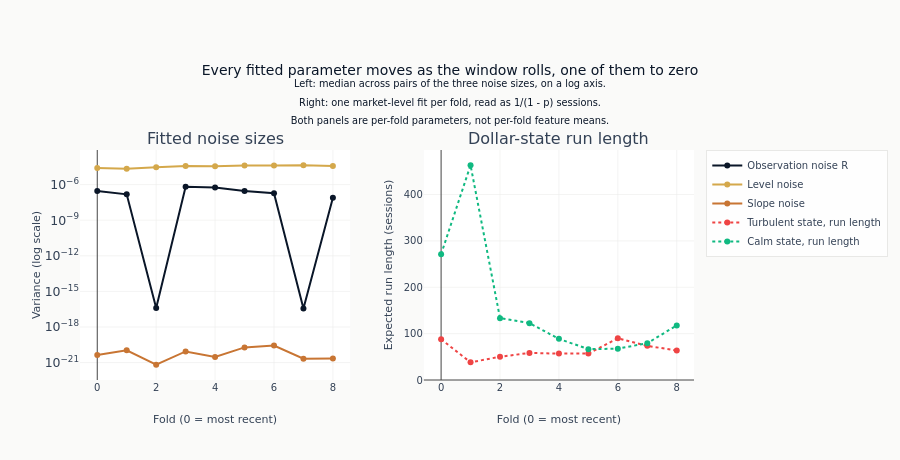

This figure's notebook cell:
### Markdown cell above
The two panels carry different units, so each axis is set on its own. The left one is
labelled in powers of ten rather than in the SI prefixes plotly reaches for by default,
which would render $10^{-6}$ as "1u" - a unit on an axis whose quantity is a variance and
has none.

### Code cell
fig.update_yaxes(
    title_text="Variance (log scale)",
    type="log",
    exponentformat="power",
    row=1,
    col=1,
)
fig.update_yaxes(title_text="Expected run length (sessions)", rangemode="tozero", row=1, col=2)
fig.update_xaxes(title_text="Fold (0 = most recent)", row=1, col=1)
fig.update_xaxes(title_text="Fold (0 = most recent)", row=1, col=2)
fig.update_layout(
    title=(
        "Every fitted parameter moves as the window rolls, one of them to zero"
        "<br><sup>Left: median across pairs of the three noise sizes, on a log axis."
        "<br>Right: one market-level fit per fold, read as 1/(1 - p) sessions."
        "<br>Both panels are per-fold parameters, not per-fold feature means.</sup>"
    ),
    height=460,
    margin={"t": 150},
)
show_plotly_with_alt(
    fig,
    "Two panels against fold number, with fold zero the most recent. On the left, the "
    "three fitted state-space noise sizes on a logarithmic axis: the level noise is the "
    "largest and holds a nearly flat line across folds, the slope noise sits many orders "
    "below it and also holds, while the observation noise tracks near the level noise "
    "for most folds and drops away by more than ten orders of magnitude on the few where "
    "the search puts it at zero. On the right, the expected run length of each "
    "dollar-regime state in sessions: the calm state starts far higher, falls steeply "
    "over the first few folds, and by the oldest folds the two states have converged to "
    "a similar length.",
)

### Figure 1 — Plotly figure (JSON) as saved in the notebook; plotly's stock layout.template omitted (floating-point values rounded to 4 significant figures)
{"data": [{"line": {"color": "#0a1628"}, "mode": "lines+markers", "name": "Observation noise R", "type": "scatter", "x": [0, 1, 2, 3, 4, 5, 6, 7, 8], "xaxis": "x", "y": [2.846e-07, 1.511e-07, 3.918e-17, 6.67e-07, 5.758e-07, 2.937e-07, 1.847e-07, 3.631e-17, 7.661e-08], "yaxis": "y"}, {"line": {"color": "#D4A84B"}, "mode": "lines+markers", "name": "Level noise", "type": "scatter", "x": [0, 1, 2, 3, 4, 5, 6, 7, 8], "xaxis": "x", "y": [2.514e-05, 2.16e-05, 2.957e-05, 3.739e-05, 3.566e-05, 4.158e-05, 4.031e-05, 4.282e-05, 3.618e-05], "yaxis": "y"}, {"line": {"color": "#C87533"}, "mode": "lines+markers", "name": "Slope noise", "type": "scatter", "x": [0, 1, 2, 3, 4, 5, 6, 7, 8], "xaxis": "x", "y": [4.411e-21, 1.085e-20, 6.568e-22, 8.675e-21, 2.988e-21, 1.899e-20, 2.758e-20, 2.101e-21, 2.161e-21], "yaxis": "y"}, {"line": {"color": "#ef4444", "dash": "dot"}, "mode": "lines+markers", "name": "Turbulent state, run length", "type": "scatter", "x": [0, 1, 2, 3, 4, 5, 6, 7, 8], "xaxis": "x2", "y": [87.83, 38.03, 50.16, 58.36, 56.96, 56.99, 89.94, 73.6, 63.68], "yaxis": "y2"}, {"line": {"color": "#10b981", "dash": "dot"}, "mode": "lines+markers", "name": "Calm state, run length", "type": "scatter", "x": [0, 1, 2, 3, 4, 5, 6, 7, 8], "xaxis": "x2", "y": [271.2, 463.1, 133.4, 122.6, 88.74, 66.5, 67.61, 79.31, 117.7], "yaxis": "y2"}], "layout": {"annotations": [{"font": {"size": 16}, "showarrow": false, "text": "Fitted noise sizes", "x": 0.22, "xanchor": "center", "xref": "paper", "y": 1.0, "yanchor": "bottom", "yref": "paper"}, {"font": {"size": 16}, "showarrow": false, "text": "Dollar-state run length", "x": 0.78, "xanchor": "center", "xref": "paper", "y": 1.0, "yanchor": "bottom", "yref": "paper"}], "height": 460, "margin": {"t": 150}, "title": {"text": "Every fitted parameter moves as the window rolls, one of them to zero<br><sup>Left: median across pairs of the three noise sizes, on a log axis.<br>Right: one market-level fit per fold, read as 1/(1 - p) sessions.<br>Both panels are per-fold parameters, not per-fold feature means.</sup>"}, "xaxis": {"anchor": "y", "domain": [0.0, 0.44], "title": {"text": "Fold (0 = most recent)"}}, "xaxis2": {"anchor": "y2", "domain": [0.56, 1.0], "title": {"text": "Fold (0 = most recent)"}}, "yaxis": {"anchor": "x", "domain": [0.0, 1.0], "exponentformat": "power", "title": {"text": "Variance (log scale)"}, "type": "log"}, "yaxis2": {"anchor": "x2", "domain": [0.0, 1.0], "rangemode": "tozero", "title": {"text": "Expected run length (sessions)"}}}}
